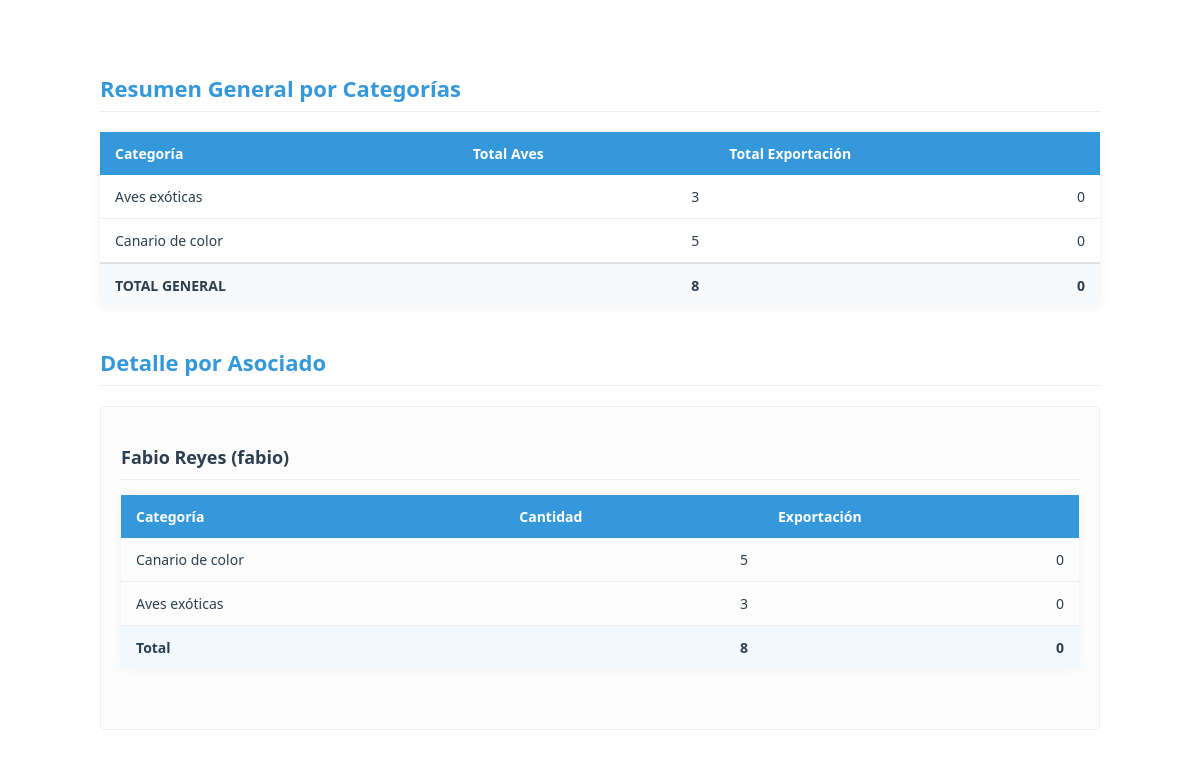
Page /specialist/associates_report (signed in) on the committed database.
### models.py (models this page shows, shortened)
class BirdCategory(db.Model):
    id = db.Column(db.Integer, primary_key=True)
    name = db.Column(db.String(100), nullable=False, unique=True)
    parent_category = db.Column(db.String(100))  # Para jerarquías
    resource_needs = db.Column(db.Text)
    description = db.Column(db.Text)  # Descripción más detallada
    birds = db.relationship('UserBirds', backref='category', lazy=True)

class User(UserMixin, db.Model):
    id = db.Column(db.Integer, primary_key=True)
    username = db.Column(db.String(80), unique=True, nullable=False, index=True)
    email = db.Column(db.String(120), unique=True, nullable=False, index=True)
    password_hash = db.Column(db.String(128))
    role = db.Column(db.String(20), default='user')  # 'admin', 'specialist', 'dependiente', 'user'
    is_associated = db.Column(db.Boolean, default=False, nullable=False)
    full_name = db.Column(db.String(100), nullable=False)
    phone = db.Column(db.String(20), nullable=False)
    profile_image = db.Column(db.String(255))  # Ruta de la imagen de perfil
    last_login = db.Column(db.DateTime)  # Fecha del último inicio de sesión
    is_active = db.Column(db.Boolean, default=True)  # Para manejar cuentas activas/inactivas
    address = db.Column(db.String(200))  # Nuevo campo para dirección
    birds = db.relationship('UserBirds', backref='user', lazy=True, cascade='all, delete-orphan')
    awards = db.relationship('Award', backref='user', lazy=True, cascade='all, delete-orphan')

class UserBirds(db.Model):
    id = db.Column(db.Integer, primary_key=True)
    user_id = db.Column(db.Integer, db.ForeignKey('user.id'), nullable=False)
    category_id = db.Column(db.Integer, db.ForeignKey('bird_category.id'), nullable=False)
    quantity = db.Column(db.Integer, default=0)
    food_per_bird = db.Column(db.Float)  # lb por ave por día (asignado por especialista)
    food_type = db.Column(db.String(50))  # Tipo de alimento (Maíz, Trigo, etc.)
    food_process = db.Column(db.String(50))  # Proceso del alimento (grano, molido, etc.)
    notes = db.Column(db.Text)  # Notas adicionales sobre las aves
    export_quantity = db.Column(db.Integer, default=0)  # Cantidad para exportación
    last_updated = db.Column(db.DateTime, default=datetime.utcnow, onupdate=datetime.utcnow)

### app.py (the view)
@app.route('/specialist/associates_report')
@login_required
def specialist_associates_report():
    if current_user.role != 'specialist':
        abort(403)
    associates = db.session.execute(
        select(User).where(User.is_associated == True).order_by(User.full_name)
    ).scalars()
    categories = db.session.execute(
        select(BirdCategory.name,
               func.sum(UserBirds.quantity).label('total_quantity'),
               func.sum(UserBirds.export_quantity).label('total_export'))
        .select_from(UserBirds)
        .join(BirdCategory)
        .join(User)
        .where(User.is_associated == True)
        .group_by(BirdCategory.name)
    ).all()
    grand_total = sum(cat.total_quantity or 0 for cat in categories)
    grand_export = sum(cat.total_export or 0 for cat in categories)
    return render_template('admin/associates_report.html',
                         associates=associates,
                         categories=categories,
                         grand_total=grand_total,
                         grand_export=grand_export,
                         now=datetime.utcnow(),
                         current_role=current_user.role)  # Añadimos el rol actual

### app.py (called while the page is built)
@login_manager.user_loader
def load_user(user_id):
    return db.session.get(User, int(user_id))

### templates/admin/associates_report.html
{% extends "base_print.html" %}
{% block content %}
<div class="print-container">
    <div class="report-content">
        <h2>Resumen General por Categorías</h2>
        <table class="summary-table">
            <thead>
                <tr>
                    <th>Categoría</th>
                    <th>Total Aves</th>
                    <th>Total Exportación</th>
                </tr>
            </thead>
            <tbody>
                {% for category in categories %}
                <tr>
                    <td>{{ category.name }}</td>
                    <td class="text-right">{{ category.total_quantity or 0 }}</td>
                    <td class="text-right">{{ category.total_export or 0 }}</td>
                </tr>
                {% endfor %}
                <tr class="total-row">
                    <td><strong>TOTAL GENERAL</strong></td>
                    <td class="text-right"><strong>{{ grand_total }}</strong></td>
                    <td class="text-right"><strong>{{ grand_export }}</strong></td>
                </tr>
            </tbody>
        </table>
        <h2>Detalle por Asociado</h2>
        {% for user in associates %}
        <div class="user-section">
            <h3>{{ user.full_name }} ({{ user.username }})</h3>
            {% if user.birds %}
            <table class="user-birds-table">
                <thead>
                    <tr>
                        <th>Categoría</th>
                        <th>Cantidad</th>
                        <th>Exportación</th>
                    </tr>
                </thead>
                <tbody>
                    {% for bird in user.birds %}
                    <tr>
                        <td>{{ bird.category.name }}</td>
                        <td class="text-right">{{ bird.quantity }}</td>
                        <td class="text-right">{{ bird.export_quantity }}</td>
                    </tr>
                    {% endfor %}
                    <tr class="user-total">
                        <td><strong>Total</strong></td>
                        <td class="text-right"><strong>{{ user.birds|sum(attribute='quantity') }}</strong></td>
                        <td class="text-right"><strong>{{ user.birds|sum(attribute='export_quantity') }}</strong></td>
                    </tr>
                </tbody>
            </table>
            {% else %}
            <p class="no-birds">No tiene aves registradas</p>
            {% endif %}
        </div>
        {% endfor %}
    </div>
</div>
{% endblock %}

### static/css/styles.css (style rules this page uses)
:root { --primary-color: #2c3e50; --secondary-color: #4CAF50; --light-gray: #f8f9fa; --medium-gray: #e9ecef; --dark-gray: #6c757d; --text-color: #495057; --white: #ffffff; }
.total-row { font-weight: bold; background-color: #f8f9fa; }
.print-container { font-family: 'Segoe UI', Tahoma, Geneva, Verdana, sans-serif; max-width: 100%; margin: 0 auto; padding: 20px; color: #333; }
.report-content { margin-top: 20px; }
.report-content h2 { color: #2c3e50; font-size: 22px; margin: 25px 0 15px; padding-bottom: 8px; border-bottom: 1px solid #eee; }
.summary-table, .user-birds-table { width: 100%; border-collapse: collapse; margin-bottom: 30px; font-size: 14px; }
.summary-table th, .user-birds-table th { background-color: #3498db; color: white; padding: 12px 15px; text-align: left; font-weight: 600; }
.summary-table td, .user-birds-table td { padding: 10px 15px; border-bottom: 1px solid #eee; }
.summary-table tr:last-child td, .user-birds-table tr:last-child td { border-bottom: none; }
.user-total { font-weight: bold; background-color: #f1f8fe; }
.user-section { margin-bottom: 30px; page-break-inside: avoid; }
.user-section h3 { color: #2c3e50; font-size: 18px; margin-bottom: 10px; padding-bottom: 5px; border-bottom: 1px dashed #ddd; }
.text-right { text-align: right; }
.total-row { background-color: #f8f9fa; font-weight: bold; }
.total-row td { padding-top: 10px; border-top: 2px solid #dee2e6; }

### templates/base_print.html (style rules this page uses)
.print-container { font-family: 'Segoe UI', Tahoma, Geneva, Verdana, sans-serif; max-width: 1000px; margin: 0 auto; padding: 30px; color: #2c3e50; background: white; }
.report-content { margin-top: 30px; }
.report-content h2 { color: #3498db; font-size: 22px; margin: 35px 0 20px; padding-bottom: 8px; border-bottom: 1px solid #eee; font-weight: 600; }
.summary-table, .user-birds-table { width: 100%; border-collapse: collapse; margin-bottom: 40px; font-size: 14px; box-shadow: 0 0 10px rgba(0,0,0,0.05); }
.summary-table th, .user-birds-table th { background-color: #3498db; color: white; padding: 12px 15px; text-align: left; font-weight: 600; }
.summary-table td, .user-birds-table td { padding: 12px 15px; border-bottom: 1px solid #eee; }
.total-row { font-weight: bold; background-color: #f8f9fa; }
.user-total { font-weight: bold; background-color: #f1f8fe; }
.user-section { margin-bottom: 40px; page-break-inside: avoid; border: 1px solid #eee; padding: 20px; border-radius: 5px; background: #fdfdfd; }
.user-section h3 { color: #2c3e50; font-size: 18px; margin-bottom: 15px; padding-bottom: 10px; border-bottom: 1px solid #eee; }
.text-right { text-align: right; }

### rows in the picture
BirdCategory: name "Aves exóticas", id "3", total_export "0"
BirdCategory: name "Canario de color", total_quantity "5", total_export "0"
User: full_name "Fabio Reyes", username "fabio", birds|sum "8", birds|sum "0"
UserBirds: category.name "Canario de color", quantity "5", export_quantity "0"
UserBirds: category.name "Aves exóticas", quantity "3", export_quantity "0"

### other values in the picture
{{ grand_total }} "8"
{{ grand_export }} "0"
